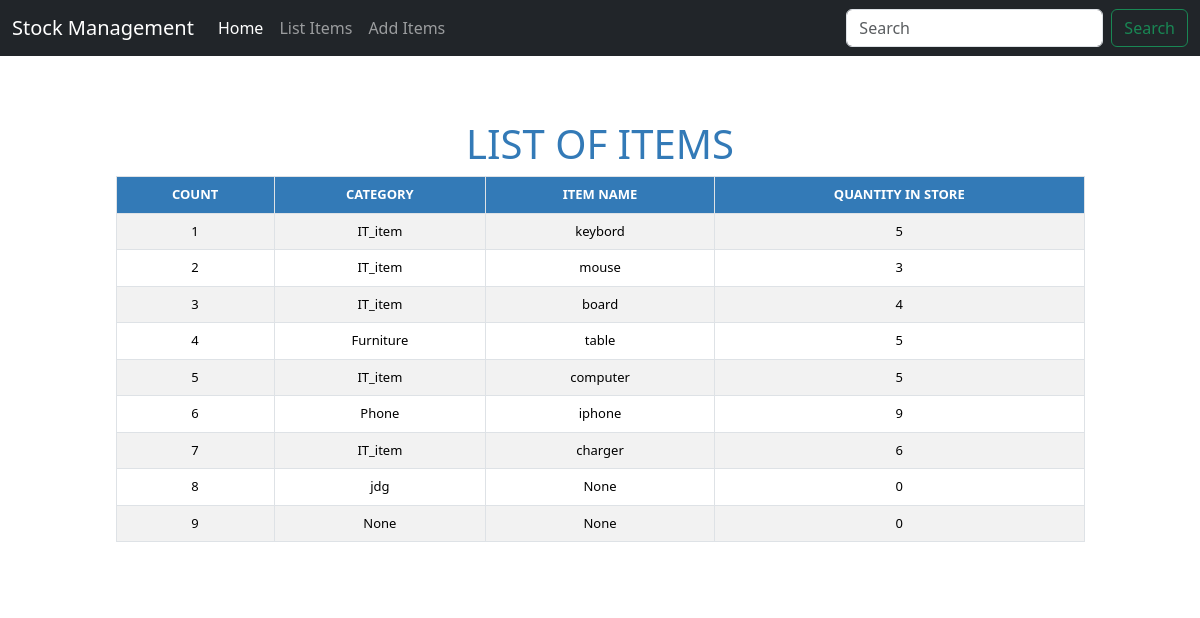
/list_items/, run on an earlier commit of the app's database.
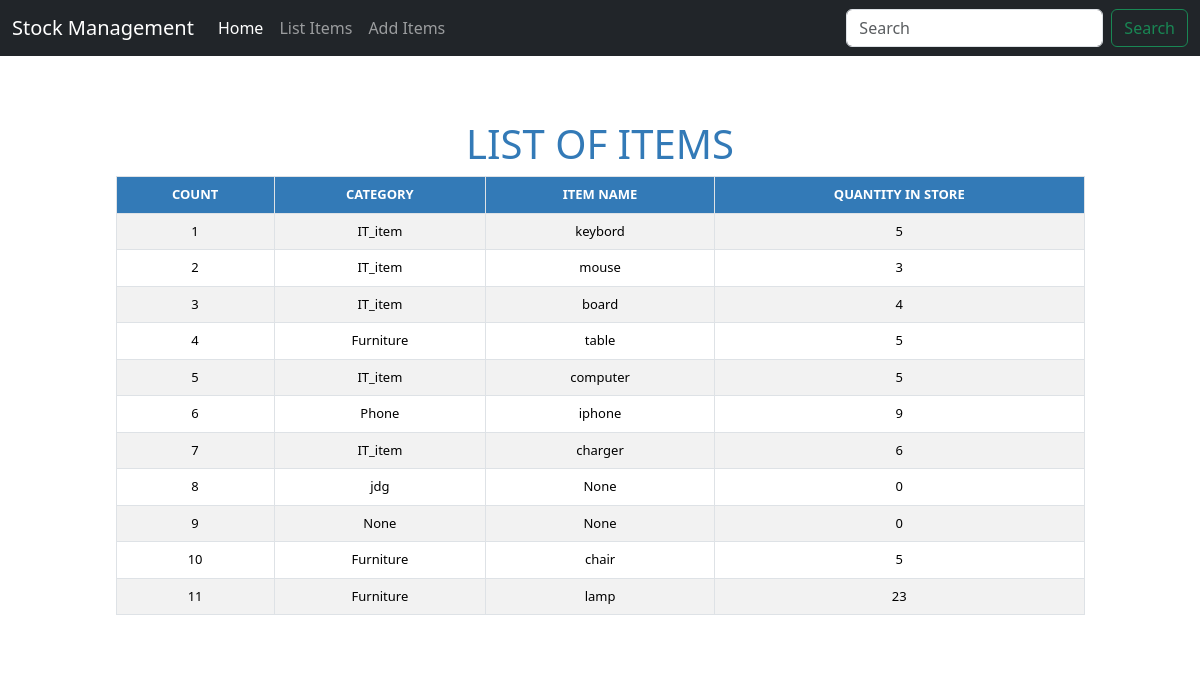
And on a later commit of the database.
### stockmanagement/models.py (models this page shows, shortened)
class Stock(models.Model):
    category = models.CharField(max_length=50, blank=True, null=True)
    item_name = models.CharField(max_length=50, blank=True, null=True)
    quantity = models.IntegerField(default=0, blank=True, null=True)
    receive_quantity = models.IntegerField(default=0, blank=True, null=True)
    receive_by = models.CharField(max_length=50, blank=True, null=True)
    issue_quantity = models.IntegerField(default=0, blank=True, null=True)
    issue_by = models.CharField(max_length=50, blank=True, null=True)
    issue_to = models.CharField(max_length=50, blank=True, null=True)
    phone_number = models.CharField(max_length=50, blank=True, null=True)
    created_by = models.CharField(max_length=50, blank=True, null=True)
    reoder_level = models.IntegerField(default=0, blank=True, null=True)
    last_updated = models.DateTimeField(auto_now=True)
    export_to_CSV = models.BooleanField(default=False)

### stockmanagement/views.py (the view)
# urls.py: path('list_items/', views.list_items, name='items'),
def list_items(request):
    title = 'List of list_items'
    queryset = Stock.objects.all()
    context = {
        "title": title,
        "queryset": queryset,
    }
    return render(request,"list_items.html",context)

### stockmanagement/templates/list_items.html (shortened to what this page needs)
{% load static %}
{% load crispy_forms_tags %}
<!DOCTYPE html>
<html lang="en" data-bs-theme="auto">
<head>
    <link rel="stylesheet" href="https://cdn.jsdelivr.net/npm/@docsearch/css@3">
    <link href="{% static 'css/bootstrap.min.css' %}" rel="stylesheet">
    <link href="{% static 'css/navbar-fixed.css' %}" rel="stylesheet">
    <link href="{% static 'css/stylesheet.css' %}" rel="stylesheet">
</head>
<body>
    {% include 'navbar.html' %}
    <main class="container">
        <div class="bg-body-tertiary p-5 rounded">
            <h1>LIST OF ITEMS</h1>
            <table class="table table-striped table-bordered">
                <thead class="thead-dark">
                    <tr>
                        <th scope="col">COUNT</th>
                        <th scope="col">CATEGORY</th>
                        <th scope="col">ITEM NAME</th>
                        <th scope="col">QUANTITY IN STORE</th>
                    </tr>
                </thead>
                <tbody>
                {% for instance in queryset %}
                    <tr>
                        <td>{{ forloop.counter }}</td>
                        <td>{{ instance.category }}</td>
                        <td>{{ instance.item_name }}</td>
                        <td>{{ instance.quantity }}</td>
                    </tr>
                {% endfor %}
                </tbody>
            </table>
        </div>
    </main>
</body>
</html>

### stockmanagement/templates/navbar.html (shortened to what this page needs)
<nav class="navbar navbar-expand-md navbar-dark fixed-top bg-dark">
  <div class="container-fluid">
    <a class="navbar-brand" href="#">Stock Management</a>
    <div class="collapse navbar-collapse" id="navbarCollapse">
      <ul class="navbar-nav me-auto mb-2 mb-md-0">
        <li class="nav-item">
          <a class="nav-link active" aria-current="page" href="/">Home</a>
        </li>
        <li class="nav-item">
          <a class="nav-link" href="/list_items">List Items</a>
        </li>
        <li class="nav-item">
          <a class="nav-link" href="/add_items">Add Items</a>
        </li>
      </ul>
      <form class="d-flex" role="search">
        <input class="form-control me-2" type="search" placeholder="Search" aria-label="Search">
        <button class="btn btn-outline-success" type="submit">Search</button>
      </form>
    </div>
  </div>
</nav>

### stockmanagement/static/css/navbar-fixed.css (style rules this page uses)
body { min-height: 75rem; padding-top: 4.5rem; }

### stockmanagement/static/css/stylesheet.css (style rules this page uses)
body { background-color: #34eb64; }
.table { font: size 13px; text-align: center; width: 95%; width:auto; margin: 95%; margin:auto; text-align: center; }
.table tr:nth-child(odd) { background: #b8cae4; }
.table tr:nth-child(even) { background: #dae5f4; }
th { background-color: #337ab7; color: white; }

### stockmanagement/templates/list_items.html (style rules this page uses)
body { min-height: 75rem; padding-top: 4.5rem; background-color: white; }
.table { font-size: 13px; text-align: center; width: 95%; margin: auto; }
.table tr:nth-child(odd) { background-color: #dae5f4 !important; }
.table tr:nth-child(even) { background-color: #b8cae4 !important; }
th { background-color: #337ab7 !important; color: white !important; text-align: center; }
.bg-body-tertiary { background-color: white !important; }
h1 { text-align: center; color: #337ab7; }

What changed in the data, as far as the page shows it:
added Stock: category "Furniture", item_name "chair", quantity "5"
added Stock: category "Furniture", item_name "lamp", quantity "23"
